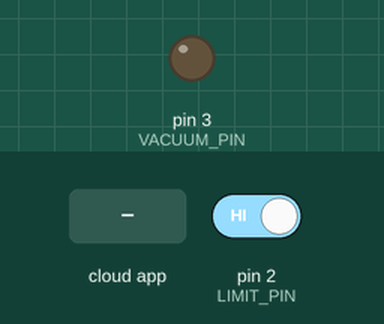
Recording of a sketch running on a simulated Arduino Uno, built with avr-gcc and run on an emulated ATmega328P. On the bench: output pins drawn as LEDs (lit = HIGH). The inputs (shaded band) are chosen by the test bench; at power-on: pin 2 (LIMIT_PIN) HIGH. The ROS host is connected and sends only what is stated.

Above: at 2.2 s.
2.3 s: the phone or cloud app sets vacuume_state to 1
At 2.6 s:
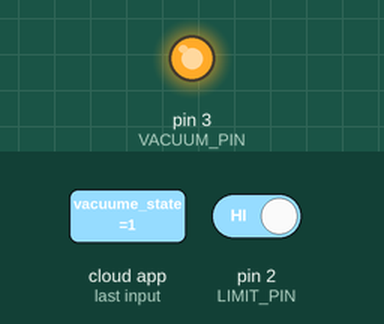
3.8 s: the phone or cloud app sets vacuume_state to 0
At 4.1 s:
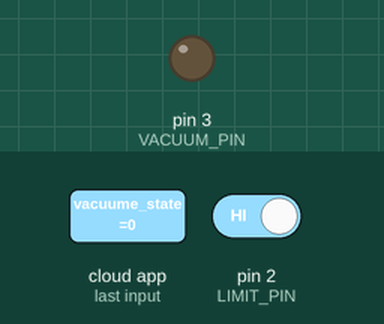
Timing chart, 0 to 6.8 s (numbered marks = the images above; inputs shaded):
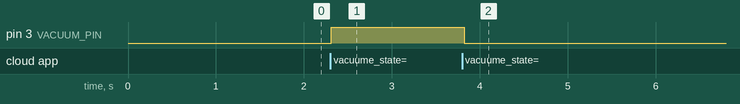

The sketch:

arduino_ee.ino
```cpp
#include "/home/yuyaletsnote/catkin_ws/src/fcsc_toilet/cleaning_toilet/firmware/arduino.hpp"

//// pin assign setting ////
#define LIMIT_PIN 2
#define VACUUM_PIN 3

//// set constant ////
// #define PI_THRESHOLD 150

//// init variable ////
std_msgs::Bool limit_state;
bool interrupt;

//// define callback func ////
void callbackVacuumState(const std_msgs::Bool& vacuume_state);
void callbackInterrupt(const std_msgs::Bool &state);

//// ros /////
ros::NodeHandle nh;
ros::Subscriber<std_msgs::Bool> sub_vacuum_state("vacuume_state", callbackVacuumState);
// ros::Subscriber<std_msgs::Bool> sub_interrupt("interrupt_switch_state", callbackInterrupt);
ros::Publisher pub_limit_state("floor_limit_state", &limit_state);

void callbackVacuumState(const std_msgs::Bool& vacuume_state)
{
	digitalWrite(VACUUM_PIN, vacuume_state.data);
}

void publishLimitState()
{
	// if (analogRead(PI_PIN) < PI_THRESHOLD) limit_state.data = false;
	// else limit_state.data = true;
	limit_state.data = !digitalRead(LIMIT_PIN);
	pub_limit_state.publish(&limit_state);
}

// void callbackInterrupt(const std_msgs::Bool &state)
// {
// 	interrupt = state.data;
// }

void setup()
{
	//// pinMode ////
	pinMode(VACUUM_PIN, OUTPUT);
	pinMode(LIMIT_PIN, INPUT_PULLUP);

	// 状態初期化部分
	digitalWrite(VACUUM_PIN, LOW);

	//// ros ////
	nh.initNode();
	nh.subscribe(sub_vacuum_state);
	// nh.subscribe(sub_interrupt);
	nh.advertise(pub_limit_state);
	delay(1000);
}

void loop() {
	publishLimitState();
	nh.spinOnce();
	delay(100);
}
```

Measured:
- after the input at 2.3 s, pin 3 (VACUUM_PIN): LOW → HIGH at once
- after the input at 3.8 s, pin 3 (VACUUM_PIN): HIGH → LOW at once
